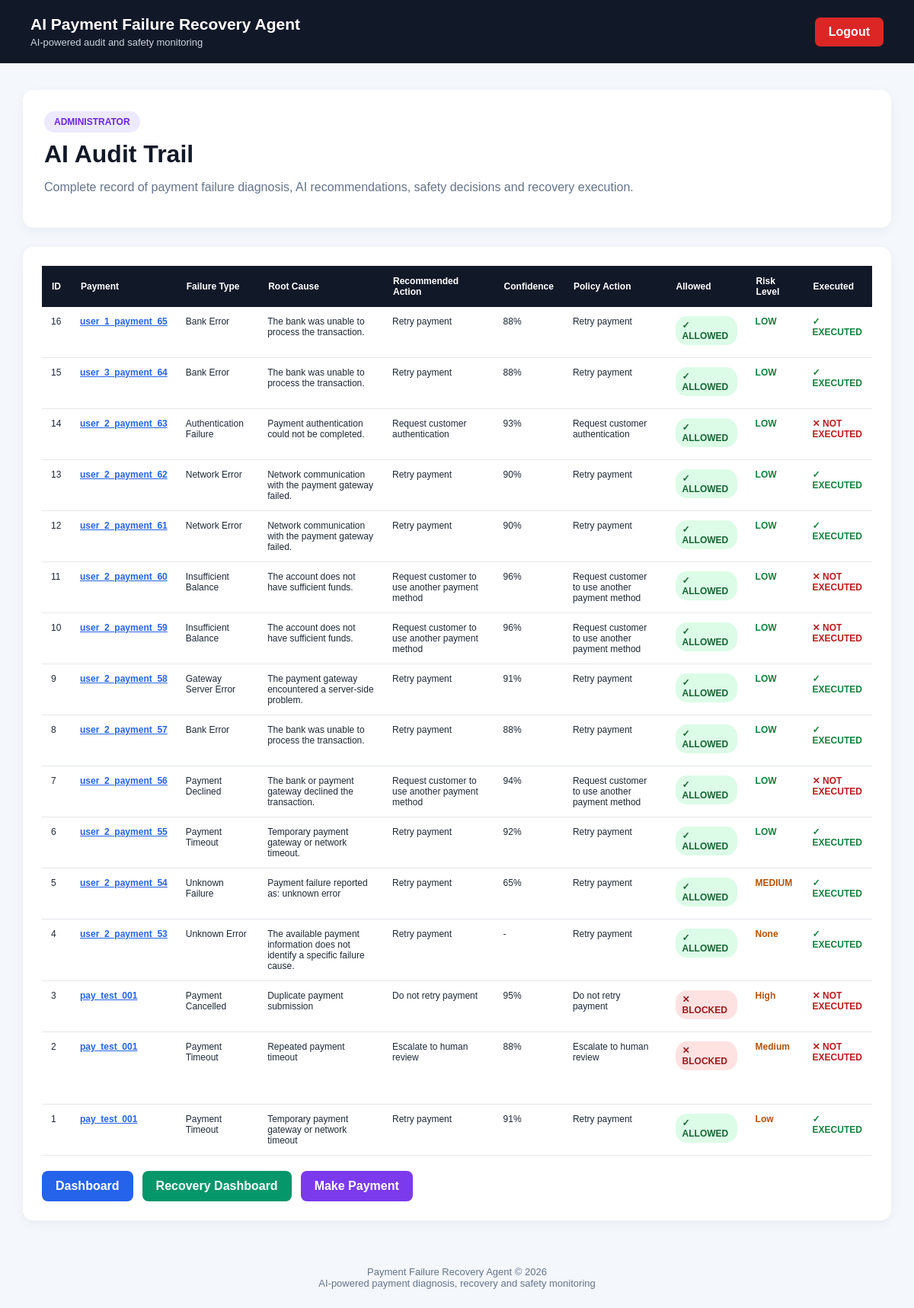
Page /audit-trail/ (signed in) on the committed database.
### payments/models.py (models this page shows, shortened)
class RecoveryAudit(models.Model):
    payment = models.ForeignKey(
        Payment,
        on_delete=models.CASCADE,
        related_name="recovery_audits"
    )
    failure_type = models.CharField(
        max_length=100,
        blank=True,
        null=True
    )
    cancellation_reason = models.CharField(
        max_length=100,
        blank=True,
        null=True
    )
    root_cause = models.CharField(
        max_length=255,
        blank=True,
        null=True
    )
    recommended_action = models.CharField(
        max_length=255,
        blank=True,
        null=True
    )
    confidence = models.FloatField(
        blank=True,
        null=True
    )
    policy_action = models.CharField(
        max_length=255,
        blank=True,
        null=True
    )
    allowed = models.BooleanField(
        default=False
    )
    risk_level = models.CharField(
        max_length=50,
        blank=True,
        null=True
    )
    executed = models.BooleanField(
        default=False
    )
    result = models.TextField(
        blank=True,
        null=True
    )
    reason = models.TextField(
        blank=True,
        null=True
    )
    created_at = models.DateTimeField(
        auto_now_add=True
    )

class Payment(models.Model):
    user = models.ForeignKey(
        User,
        on_delete=models.CASCADE,
        null=True,
        blank=True,
        related_name="payments"
    )
    payment_id = models.CharField(
        max_length=255,
        unique=True
    )
    order_id = models.CharField(
        max_length=100,
        blank=True,
        null=True
    )
    amount = models.DecimalField(
        max_digits=12,
        decimal_places=2,
        default=0
    )
    payment_method = models.CharField(
        max_length=100,
        blank=True,
        null=True
    )
    bank = models.CharField(
        max_length=100,
        blank=True,
        null=True
    )
    failure_type = models.CharField(
        max_length=100,
        blank=True,
        null=True
    )
    failure_reason = models.CharField(
        max_length=255,
        blank=True,
        null=True
    )
    cancellation_reason = models.CharField(
        max_length=100,
        blank=True,
        null=True
    )
    status = models.CharField(
        max_length=50,
        default="FAILED"
    )
    retry_count = models.PositiveIntegerField(
        default=0
    )
    ai_diagnosis = models.TextField(
        blank=True,
        null=True
    )
    ai_confidence = models.FloatField(
        blank=True,
        null=True
    )
    recovery_action = models.CharField(
        max_length=255,
        blank=True,
        null=True
    )
    recovery_result = models.TextField(
        blank=True,
        null=True
    )
    revenue_recovered = models.DecimalField(
        max_digits=12,
        decimal_places=2,
        default=0
    )
    created_at = models.DateTimeField(
        auto_now_add=True
    )
    updated_at = models.DateTimeField(
        auto_now=True
    )

### payments/views.py (the view)
@admin_required
def audit_trail(request):
    audits = (
        RecoveryAudit.objects
        .select_related("payment")
        .order_by("-id")
    )
    return render(
        request,
        "payments/audit_trail.html",
        {
            "audits": audits
        }
    )

### payments/views.py (called while the page is built)
def admin_required(view_function):
    return login_required(
        user_passes_test(
            lambda user: user.is_staff,
            login_url="home"
        )(view_function)
    )

### payments/templates/payments/audit_trail.html (shortened to what this page needs)
<!DOCTYPE html>
<html lang="en">
<head>
</head>
<body>
<header class="header">
    <div>
        <div class="brand">
            AI Payment Failure Recovery Agent
        </div>
        <div class="subtitle">
            AI-powered audit and safety monitoring
        </div>
    </div>
    <a href="{% url 'logout' %}"
       class="logout">
        Logout
    </a>
</header>
<div class="container">
    <div class="page-header">
        <span class="admin-badge">
            ADMINISTRATOR
        </span>
        <h1>
            AI Audit Trail
        </h1>
        <p>
            Complete record of payment failure diagnosis,
            AI recommendations, safety decisions and recovery execution.
        </p>
    </div>
    <div class="card">
        <div class="table-wrapper">
            <table>
                <thead>
                    <tr>
                        <th>ID</th>
                        <th>Payment</th>
                        <th>Failure Type</th>
                        <th>Root Cause</th>
                        <th>Recommended Action</th>
                        <th>Confidence</th>
                        <th>Policy Action</th>
                        <th>Allowed</th>
                        <th>Risk Level</th>
                        <th>Executed</th>
                    </tr>
                </thead>
                <tbody>
                {% for audit in audits %}
                    <tr>
                        <td>
                            {{ audit.id }}
                        </td>
                        <td>
                            <a href="{% url 'payment_result' audit.payment.id %}"
                               class="payment-link">
                                {{ audit.payment.payment_id }}
                            </a>
                        </td>
                        <td>
                            {{ audit.failure_type }}
                        </td>
                        <td>
                            {{ audit.root_cause }}
                        </td>
                        <td>
                            {{ audit.recommended_action }}
                        </td>
                        <td>
                            {% if audit.confidence %}
                                {% widthratio audit.confidence 1 100 %}%
                            {% else %}
                                -
                            {% endif %}
                        </td>
                        <td>
                            {{ audit.policy_action }}
                        </td>
                        <td>
                            {% if audit.allowed %}
                                <span class="allowed">
                                    ✓ ALLOWED
                                </span>
                            {% else %}
                                <span class="blocked">
                                    ✕ BLOCKED
                                </span>
                            {% endif %}
                        </td>
                        <td>
                            {% if audit.risk_level == "LOW" %}
                                <span class="risk-low">
                                    LOW
                                </span>
                            {% elif audit.risk_level == "HIGH" %}
                                <span class="risk-high">
                                    HIGH
                                </span>
                            {% else %}
                                <span class="risk-medium">
                                    {{ audit.risk_level }}
                                </span>
                            {% endif %}
                        </td>
                        <td>
                            {% if audit.executed %}
                                <span class="executed">
                                    ✓ EXECUTED
                                </span>
                            {% else %}
                                <span class="not-executed">
                                    ✕ NOT EXECUTED
                                </span>
                            {% endif %}
                        </td>
                    </tr>
                {% endfor %}
                </tbody>
            </table>
        </div>
        <div class="navigation">
            <a href="{% url 'dashboard' %}"
               class="nav-btn dashboard-btn">
                Dashboard
            </a>
            <a href="{% url 'recovery_dashboard' %}"
               class="nav-btn recovery-btn">
                Recovery Dashboard
            </a>
            <a href="{% url 'make_payment' %}"
               class="nav-btn payment-btn">
                Make Payment
            </a>
        </div>
    </div>
</div>
<footer>
    Payment Failure Recovery Agent © 2026
    <br>
    AI-powered payment diagnosis, recovery and safety monitoring
</footer>
</body>
</html>

### payments/templates/payments/audit_trail.html (style rules this page uses)
* { box-sizing: border-box; }
body { margin: 0; font-family: Arial, Helvetica, sans-serif; background: #f4f7fb; color: #1f2937; }
.header { background: #111827; color: white; padding: 20px 40px; display: flex; justify-content: space-between; align-items: center; }
.brand { font-size: 21px; font-weight: bold; }
.subtitle { color: #cbd5e1; font-size: 13px; margin-top: 4px; }
.logout { background: #dc2626; color: white; padding: 10px 18px; border-radius: 7px; text-decoration: none; font-weight: bold; }
.container { width: 95%; max-width: 1400px; margin: 35px auto; }
.page-header { background: white; padding: 28px; border-radius: 14px; margin-bottom: 25px; box-shadow: 0 4px 15px rgba(0,0,0,.05); }
.page-header h1 { margin: 0; color: #111827; }
.page-header p { color: #64748b; }
.admin-badge { display: inline-block; background: #ede9fe; color: #6d28d9; padding: 7px 13px; border-radius: 20px; font-size: 12px; font-weight: bold; margin-bottom: 10px; }
.card { background: white; border-radius: 14px; padding: 25px; box-shadow: 0 4px 15px rgba(0,0,0,.05); }
.table-wrapper { width: 100%; overflow-x: auto; }
table { width: 100%; min-width: 1400px; border-collapse: collapse; }
th { background: #111827; color: white; padding: 13px; text-align: left; font-size: 12px; }
td { padding: 12px; border-bottom: 1px solid #e5e7eb; font-size: 12px; vertical-align: top; }
.allowed { display: inline-block; padding: 5px 9px; background: #dcfce7; color: #166534; border-radius: 15px; font-weight: bold; }
.blocked { display: inline-block; padding: 5px 9px; background: #fee2e2; color: #991b1b; border-radius: 15px; font-weight: bold; }
.risk-low { color: #15803d; font-weight: bold; }
.risk-medium { color: #b45309; font-weight: bold; }
.executed { color: #15803d; font-weight: bold; }
.not-executed { color: #b91c1c; font-weight: bold; }
.payment-link { color: #2563eb; font-weight: bold; }
.navigation { margin-top: 20px; display: flex; gap: 12px; flex-wrap: wrap; }
.nav-btn { color: white; padding: 11px 18px; border-radius: 8px; font-weight: bold; text-decoration: none; }
.dashboard-btn { background: #2563eb; }
.recovery-btn { background: #059669; }
.payment-btn { background: #7c3aed; }
footer { text-align: center; padding: 25px; color: #64748b; font-size: 13px; }

### rows in the picture
RecoveryAudit: id "16", payment.payment_id "user_1_payment_65", failure_type "Bank Error", root_cause "The bank was unable to process the transaction.", recommended_action "Retry payment", confidence "88", policy_action "Retry payment", allowed "✓ ALLOWED", risk_level "LOW", executed "✓ EXECUTED"
RecoveryAudit: id "15", payment.payment_id "user_3_payment_64", failure_type "Bank Error", root_cause "The bank was unable to process the transaction.", recommended_action "Retry payment", confidence "88", policy_action "Retry payment", allowed "✓ ALLOWED", risk_level "LOW", executed "✓ EXECUTED"
RecoveryAudit: id "14", payment.payment_id "user_2_payment_63", failure_type "Authentication Failure", root_cause "Payment authentication could not be completed.", recommended_action "Request customer authentication", confidence "93", policy_action "Request customer authentication", allowed "✓ ALLOWED", risk_level "LOW", executed "✕ NOT EXECUTED"
RecoveryAudit: id "13", payment.payment_id "user_2_payment_62", failure_type "Network Error", root_cause "Network communication with the payment gateway failed.", recommended_action "Retry payment", confidence "90", policy_action "Retry payment", allowed "✓ ALLOWED", risk_level "LOW", executed "✓ EXECUTED"
RecoveryAudit: id "12", payment.payment_id "user_2_payment_61", failure_type "Network Error", root_cause "Network communication with the payment gateway failed.", recommended_action "Retry payment", confidence "90", policy_action "Retry payment", allowed "✓ ALLOWED", risk_level "LOW", executed "✓ EXECUTED"
RecoveryAudit: id "11", payment.payment_id "user_2_payment_60", failure_type "Insufficient Balance", root_cause "The account does not have sufficient funds.", recommended_action "Request customer to use another payment method", confidence "96", policy_action "Request customer to use another payment method", allowed "✓ ALLOWED", risk_level "LOW", executed "✕ NOT EXECUTED"
RecoveryAudit: id "10", payment.payment_id "user_2_payment_59", failure_type "Insufficient Balance", root_cause "The account does not have sufficient funds.", recommended_action "Request customer to use another payment method", confidence "96", policy_action "Request customer to use another payment method", allowed "✓ ALLOWED", risk_level "LOW", executed "✕ NOT EXECUTED"
RecoveryAudit: id "9", payment.payment_id "user_2_payment_58", failure_type "Gateway Server Error", root_cause "The payment gateway encountered a server-side problem.", recommended_action "Retry payment", confidence "91", policy_action "Retry payment", allowed "✓ ALLOWED", risk_level "LOW", executed "✓ EXECUTED"
RecoveryAudit: id "8", payment.payment_id "user_2_payment_57", failure_type "Bank Error", root_cause "The bank was unable to process the transaction.", recommended_action "Retry payment", confidence "88", policy_action "Retry payment", allowed "✓ ALLOWED", risk_level "LOW", executed "✓ EXECUTED"
RecoveryAudit: id "7", payment.payment_id "user_2_payment_56", failure_type "Payment Declined", root_cause "The bank or payment gateway declined the transaction.", recommended_action "Request customer to use another payment method", confidence "94", policy_action "Request customer to use another payment method", allowed "✓ ALLOWED", risk_level "LOW", executed "✕ NOT EXECUTED"
RecoveryAudit: id "6", payment.payment_id "user_2_payment_55", failure_type "Payment Timeout", root_cause "Temporary payment gateway or network timeout.", recommended_action "Retry payment", confidence "92", policy_action "Retry payment", allowed "✓ ALLOWED", risk_level "LOW", executed "✓ EXECUTED"
RecoveryAudit: id "5", payment.payment_id "user_2_payment_54", failure_type "Unknown Failure", root_cause "Payment failure reported as: unknown error", recommended_action "Retry payment", confidence "65", policy_action "Retry payment", allowed "✓ ALLOWED", risk_level "MEDIUM", executed "✓ EXECUTED"
RecoveryAudit: id "4", payment.payment_id "user_2_payment_53", failure_type "Unknown Error", root_cause "The available payment information does not identify a specific failure cause.", recommended_action "Retry payment", policy_action "Retry payment", allowed "✓ ALLOWED", risk_level "None", executed "✓ EXECUTED"
RecoveryAudit: id "3", payment.payment_id "pay_test_001", failure_type "Payment Cancelled", root_cause "Duplicate payment submission", recommended_action "Do not retry payment", confidence "95", policy_action "Do not retry payment", allowed "✕ BLOCKED", risk_level "High", executed "✕ NOT EXECUTED"
RecoveryAudit: id "2", payment.payment_id "pay_test_001", failure_type "Payment Timeout", root_cause "Repeated payment timeout", recommended_action "Escalate to human review", confidence "88", policy_action "Escalate to human review", allowed "✕ BLOCKED", risk_level "Medium", executed "✕ NOT EXECUTED"
RecoveryAudit: id "1", payment.payment_id "pay_test_001", failure_type "Payment Timeout", root_cause "Temporary payment gateway or network timeout", recommended_action "Retry payment", confidence "91", policy_action "Retry payment", allowed "✓ ALLOWED", risk_level "Low", executed "✓ EXECUTED"
